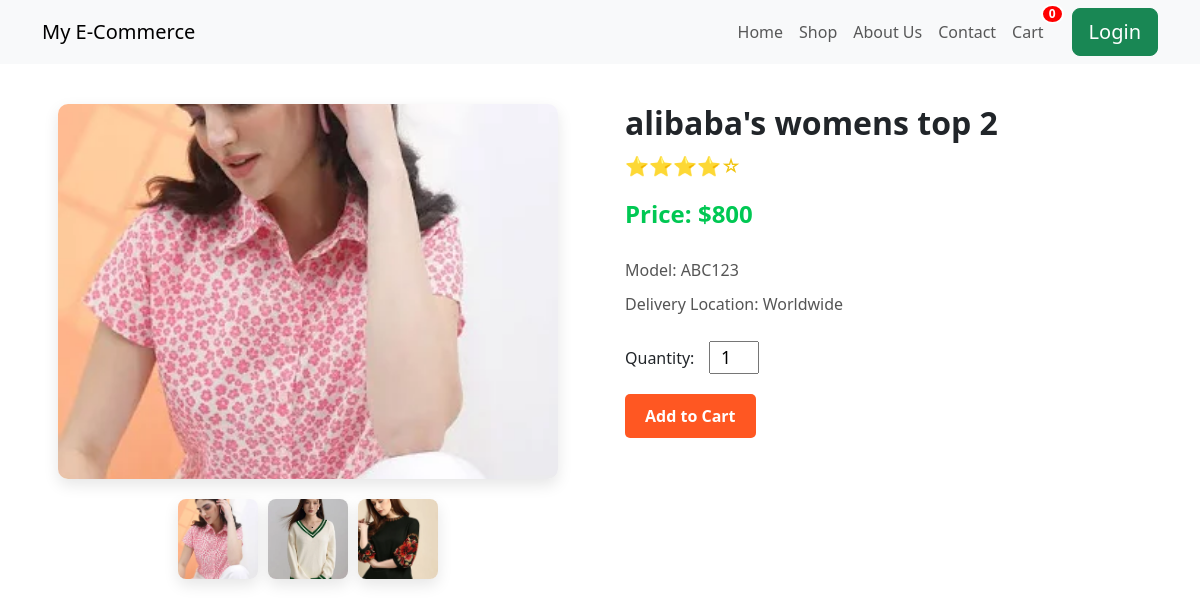
The page /product/alibabas-womens-top-2 on the database its author committed.
### products/models.py (models this page shows, shortened)
class Product(BaseModel):
    product_name=models.CharField(max_length=100)
    product_description=models.CharField(max_length=1000)
    slug=models.SlugField(unique=True,null=True,blank=True)
    price=models.IntegerField(default=500)
    size=models.ManyToManyField(Size, blank=True)
    color=models.ManyToManyField(Color, blank=True)
    category=models.ForeignKey(Category,on_delete=models.SET_NULL,related_name='products', null=True)

class ProductImage(models.Model):
    product=models.ForeignKey(Product,on_delete=models.CASCADE, related_name='product_images')
    product_image=models.ImageField(upload_to='product')

### products/views.py (the view)
# urls.py: path("<str:slug>",product_page,name="product_page")
def product_page(request, slug):
    selected_size=request.GET.get("size")
    try:
        product=Product.objects.get(slug=slug)
    except  Exception as e:
        print(e)
        return HttpResponse("404 Not Found")
    context={"product":product}
    if selected_size:
        total_price=product.get_product_by_size(selected_size)
        context["total_price"]=total_price
    return render(request,'products/product_page.html',context)

### templates/products/product_page.html (shortened to what this page needs)
{% include 'base/navbar_base.html' %}
{% block navbar_content %}
<div class="product-container">
    <div class="product-page">
        <div class="image-section">
            <img src="{{ product.product_images.first.product_image.url }}" alt="Product Image" class="main-image">
            <div class="thumbnail-section">
                {% for image in product.product_images.all %}
                <img src="{{image.product_image.url}}" alt="Thumbnail 1" class="thumbnail">
                {% endfor %}
            </div>
        </div>
        <div class="details-section">
            <h1 class="product-name">{{product.product_name}}</h1>
            <div class="rating">⭐⭐⭐⭐☆</div>
            <p class="price">Price: {% if total_price %} {{total_price}} {% else %} ${{product.price}}{% endif %}</p>
            <p class="model">Model: ABC123</p>
            <p class="delivery-loc">Delivery Location: Worldwide</p>
            <div class="quantity-section">
                <label for="quantity">Quantity:</label>
                <input type="number" id="quantity" name="quantity" value="1" min="1">
            </div>
            <div class="add-to-cart-section">
                <form action="{% url 'add_to_cart' product.uid %}" method="GET">
                    <button type="submit" class="add-to-cart-button">Add to Cart</button>
                </form>
            </div>
        </div>
    </div>
</div>
{% endblock %}

### templates/products/product_page.html (style rules this page uses)
.product-page { display: flex; gap: 50px; padding: 40px; }
.image-section { flex: 1; display: flex; flex-direction: column; align-items: center; }
.main-image { width: 100%; max-width: 500px; height: auto; aspect-ratio: 4/3; border-radius: 10px; object-fit: cover; box-shadow: 0 6px 15px rgba(0, 0, 0, 0.1); transition: transform 0.3s ease, box-shadow 0.3s ease; }
.thumbnail-section { display: flex; gap: 10px; margin-top: 20px; }
.thumbnail { box-shadow: 0 6px 15px rgba(0, 0, 0, 0.1); width: 80px; height: 80px; object-fit: cover; border-radius: 8px; cursor: pointer; transition: transform 0.3s ease, box-shadow 0.3s ease; }
.details-section { flex: 1; display: flex; flex-direction: column; }
.product-name { font-size: 2em; font-weight: bold; margin-bottom: 10px; }
.rating { font-size: 1.2em; color: #f1c40f; margin-bottom: 15px; }
.price { font-size: 1.5rem; font-weight: bold; color: #00c853; animation: bouncePrice 2s ease infinite; }
.description, .model, .color, .delivery-loc { margin-bottom: 10px; color: #555; }
.quantity-section, .size-section { margin-top: 20px; }
input[type="number"] { width: 50px; text-align: center; font-size: 1.1em; margin-left: 10px; }
.add-to-cart-button { background-color: #ff5722; color: white; padding: 10px 20px; font-size: 16px; font-weight: bold; border: none; cursor: pointer; border-radius: 5px; transition: background-color 0.3s ease, transform 0.3s ease; }
.add-to-cart-section { margin-top: 20px; }
.quantity-section { margin-top: 15px; }

### rows shown on the page
Product: product_images.first.product_image (picture), product_name "alibaba's womens top 2", price "800"
ProductImage: product_image (picture)
ProductImage: product_image (picture)
ProductImage: product_image (picture)
